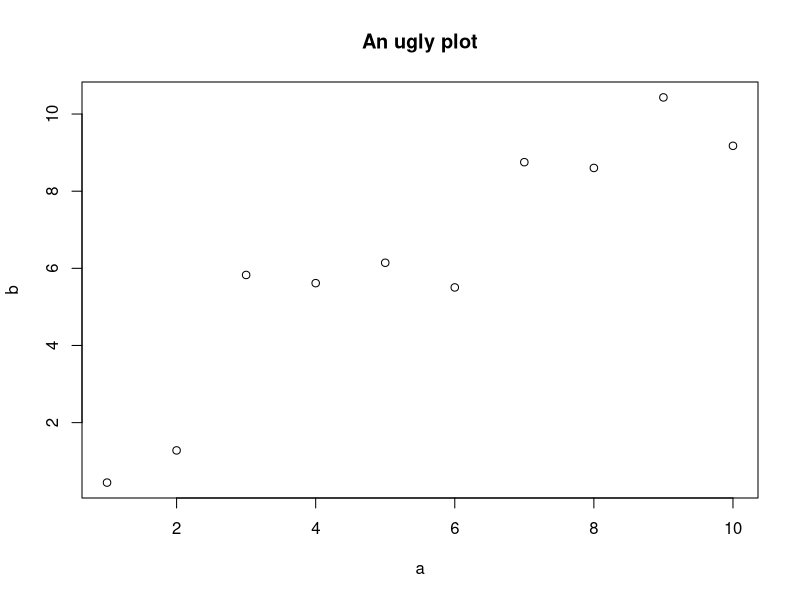

Here is the R script that generated this plot:
## ---- chunk 1
?lm
## ---- chunk 2
N <- 10
a <- 1:N
b <- a + rnorm(N)
plot(a, b); title("An ugly plot")
